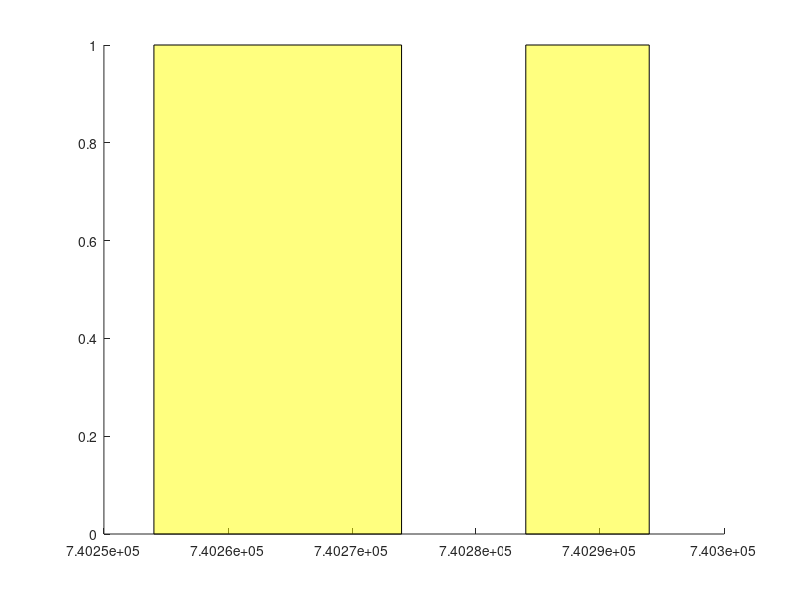

Recreate this plot in MATLAB.
function h=ShadePlot( x,colors,alphas)
% ShadePlotForEmpahsis
% Plots a shaded bar for emphasis as commonly seen on cconomic charts
%
% INPUTS:
%  x     where the bar is placed.   If you want a bar from x=4:8 then
%        use [4 8].  If you want x=[4:8,10:20] then use {4:8,10:20}
% colors Use 'y' to make all bars yellow.  Use {'y','g','r'} for
%        yellow, green and red bars.
% alphas Use 0.5 if you want all bars to be translucent.  Use {0,.5,1}
%        for transparent, translucet and opaque bars.
%
% USAGE:
% % DEFINE DATA
% P=[ ...
% 98 98 94 91 84 83 82 87 88 89 91 91 90 89 89 90 91 91 87 86 87 84 79 80 ...
% 85 86 86 85 93 93 93 93 97 97 95 93 93 94 95 96 96 92 89 90 91 91 91 92 ...
% 93 95 99 98 99 97 95 95 94 90 92 93 93 95 94 95 93 92 92 92 91 90 89 89 ...
% 90 89 90 89 88 84 84 83 84 85 85 84 82 82 82 79 80 79 80 78 78 81 83 82 ...
% 81 79 77 77 78 77 78 79 79 81 81 81 78 78 78 78 77 78 79 79 79 79 81 85 ...
% 86 86 86 87 85 84 85 86 88 88 90 88 88 87 86 86 85 87 87 87 86 85 84 83 ...
% 82 81 81 82 81 80 82 81 79 80 81 80 80 79 85 85 82 83 84 85 86 87 86 86 ...
% 85 85 85 83 79 81 83 83 84 82 80 80 80 80 84 81 80 76 71 70 70 69 69 68 ...
% 67 68 68 68 67 68 68 70 70 72 72 71 69 68 68 68 67 68 67 66 67 67 67 66 ...
% 65 66 65 62 60 60 59 59 59 59 65 66 63 65 68 68 68 68 69 73 74 71 71 69 ...
% 71 72 72 76 76 74 77 80 82 80 78 80 80 80 80 81 80 79 77];
% T=today-length(P)+1:today;
% Y={today-[13 74],today-[142 172]};
% G={today-[30 51]};
%
% % PLOT THE DATA
% plot(T,P);
% datetick;
% line(get(gca,'Xlim'),[80 80])
% line(get(gca,'Xlim'),[68 68])%
% title({'ShadePlotForEmphasis','(P<80 yellow, P<68 green)'});
%
% % DRAW SOME YELLOW BARS
% ShadePlotForEmpahsis(Y,'y',0.5);
%
% % DRAW A GREEN BAR
% ShadePlotForEmpahsis(G,'g',0.5);
%
%
% | ##  _#__/
% | ##  / #
% | ## / #
% | /#\_/  #
% |/ ##   #
% |__##_____#_____
%
% IT'S NOT FANCY BUT IT WORKS

% Michael Robbins
% robbins@bloomberg.net
% michael.robbins@us.cibc.com

if nargin<1
   x={[today-50 today-30],[today-20 today-10]};
end;
if nargin<2 colors='y'; end;
if nargin<2 alphas=.5; end;

if ~iscell( x)  x={ x}; end;
if ~iscell(colors) colors={colors}; end;
if ~iscell(alphas) alphas={alphas}; end;

if length(colors)>length( x) colors=colors(1:length( x)); end;
if length(colors)<length( x) t=colors{1}; colors=[]; for i=1:length( x) colors{i}=t; end; end;

if length(alphas)>length( x) alphas=alphas(1:length( x)); end;
if length(alphas)<length( x) t=alphas{1}; alphas=[]; for i=1:length( x) alphas{i}=t; end; end;

for i=1:length( x)
    %[repmat( x{i}(1),1,2) repmat( x{i}(2),1,2)]
    % [get(gca,'YLim') fliplr(get(gca,'YLim'))]
  h(i)=patch([repmat( x{i}(1),1,2) repmat( x{i}(2),1,2)], ...
    [get(gca,'YLim') fliplr(get(gca,'YLim'))], ...
    [0 0 0 0],colors{i});
    set(h(i),'FaceAlpha',alphas{i});
end;
